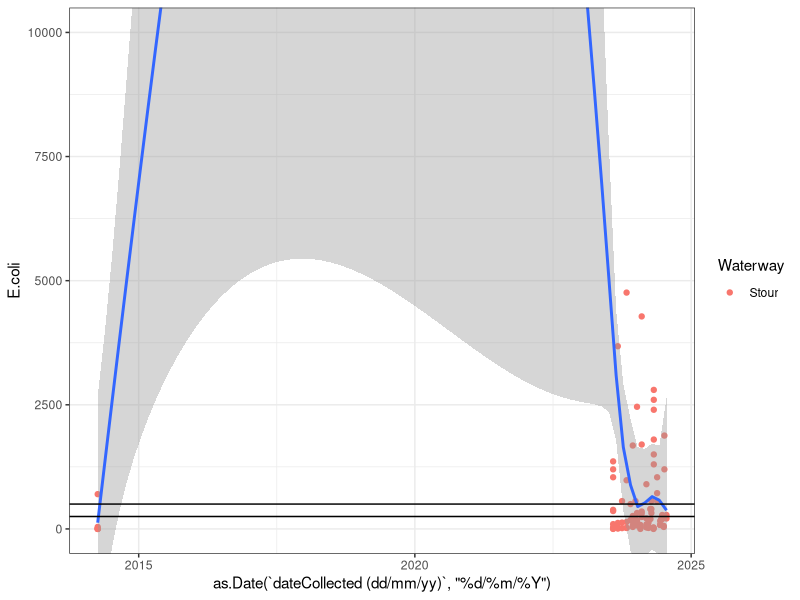

Write R code to recreate this figure.
## ---- chunk 1

library(tidyverse) 

## ---- chunk 2

getwd()


list.files("./data")
## ---- chunk 3

data <- read_csv("./data/DataCollectionForm - WQ data(1).csv",
                 na = c("NC", "NA", "R"))  # we need to sort out this coding of NC and R 
                 
                 

head(data)
## ---- chunk 4

data %>%
  filter(Waterway == "Stour") %>%

ggplot(aes(y = E.coli, x = as.Date(`dateCollected (dd/mm/yy)`, "%d/%m/%Y")))+
  geom_point(aes(col = Waterway))+
  geom_smooth()+
# scale_y_continuous(trans='log10')+
  geom_hline(yintercept=250)+
  geom_hline(yintercept=500)+
  coord_cartesian(ylim = c(0, 10000))+
  
  theme_bw()


